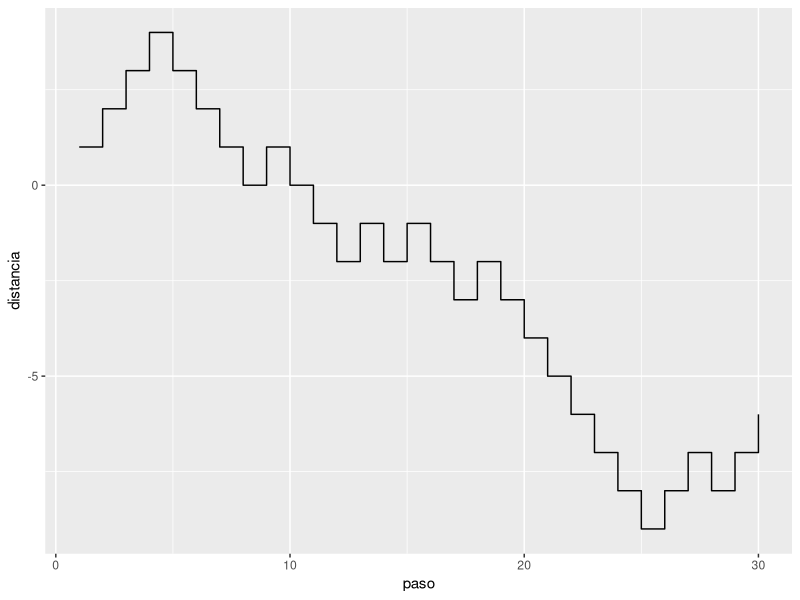
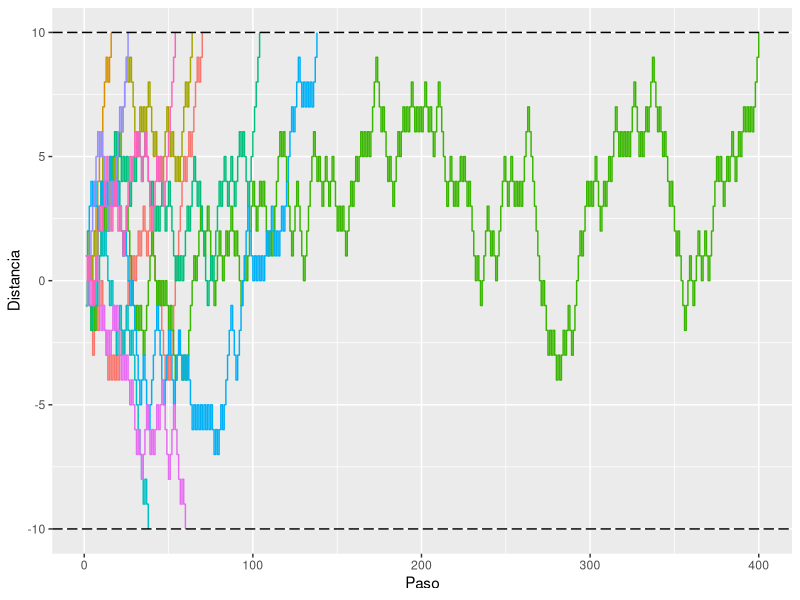
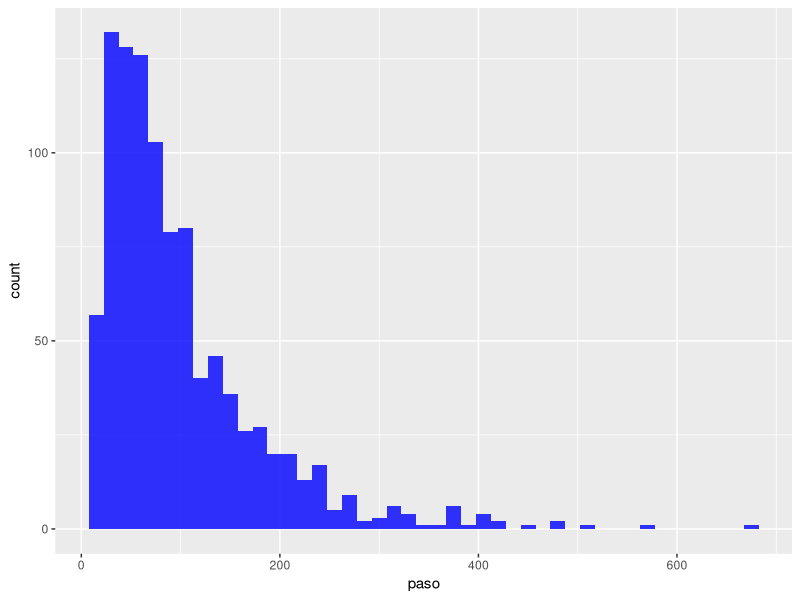

Reproduce these figures in R, in order.
## ---- chunk 1
#| label: fig-trayectoria
#| fig-cap: Un ejemplo de una trayectoria simulada de una caminata aleatoria simple en sus 30 primeros pasos.
#| warning: false
#| fig-width: 10
#| fig-height: 7
library(tidyverse)
set.seed(314159)

simular_caminata <- function(inicio, n_pasos){
  pasos <- sample(c(-1, 1), n_pasos, replace=TRUE)  
  caminata <- inicio + cumsum(pasos)
  return(data.frame("paso" = 1:length(caminata), "distancia" =  caminata)) 
}
caminata = simular_caminata(0, 30)

caminata %>%
    ggplot(aes(x = paso, y = distancia)) +
    geom_step() 
## ---- chunk 2
#| label: fig-trayectorias
#| fig-cap: 10 trayectorias simuladas de la caminata aleatoria simple, hasta que alcancen el umbral 10. 
#| warning: false
#| fig-width: 10
#| fig-height: 7
umbral <- 10
n_pasos <- 50
n_trayectorias <- 1000
max_iteraciones <- 500
pasos_umbral <- c()
caminatas <- data.frame(paso = numeric(0), distancia = numeric(0), id = numeric(0) ) 
for (i in 1:n_trayectorias) {
    iteracion <- 1
    caminata = simular_caminata(0, n_pasos)
    while ((max(abs(caminata$distancia)) < umbral) & iteracion <= max_iteraciones) {
        caminata <- rbind(
            caminata,
            simular_caminata(caminata$distancia[nrow(caminata)], n_pasos)
        )
    } 
    iteracion <- iteracion + 1
    if (max(abs(caminata$distancia)) >= umbral) {
        paso_umbral <- which(abs(caminata$distancia) >= umbral)[1]
        pasos_umbral <- c(pasos_umbral, paso_umbral)
        caminata <- caminata[1:paso_umbral,]
        caminata$id <- i
        caminata$paso <- 1:paso_umbral
        caminatas <- rbind(
            caminatas,
            caminata
        )
    } else {
        if (iteracion > max_iteraciones) {
            stop("Se ha superado el número máximo de iteraciones")
        }
    }
                
}

caminatas %>%
    filter(id <= 10) %>%  
    ggplot(aes(x = paso, y = distancia, col=factor(id))) +
    geom_step() +
    geom_hline(yintercept = c(-10, 10), lty = 5) +
    guides(col = "none") +
    labs(x = "Paso", y = "Distancia") 
## ---- chunk 3
indicadores <- summary(pasos_umbral)[2:5]
indicadores["Std."] <- sd(pasos_umbral)
indicadores
## ---- chunk 4
#| label: fig-histograma-MC
#| fig-cap: Distribución de las 1000 simulaciones de Monte Carlo de los tiempos de salida de una caminata aleatoria simple.
#| warning: false
#| fig-width: 10
#| fig-height: 7

tibble("paso" = pasos_umbral) %>%
    ggplot(aes(x = paso)) +
    geom_histogram(binwidth = 15, fill = "blue", alpha = 0.8) 
